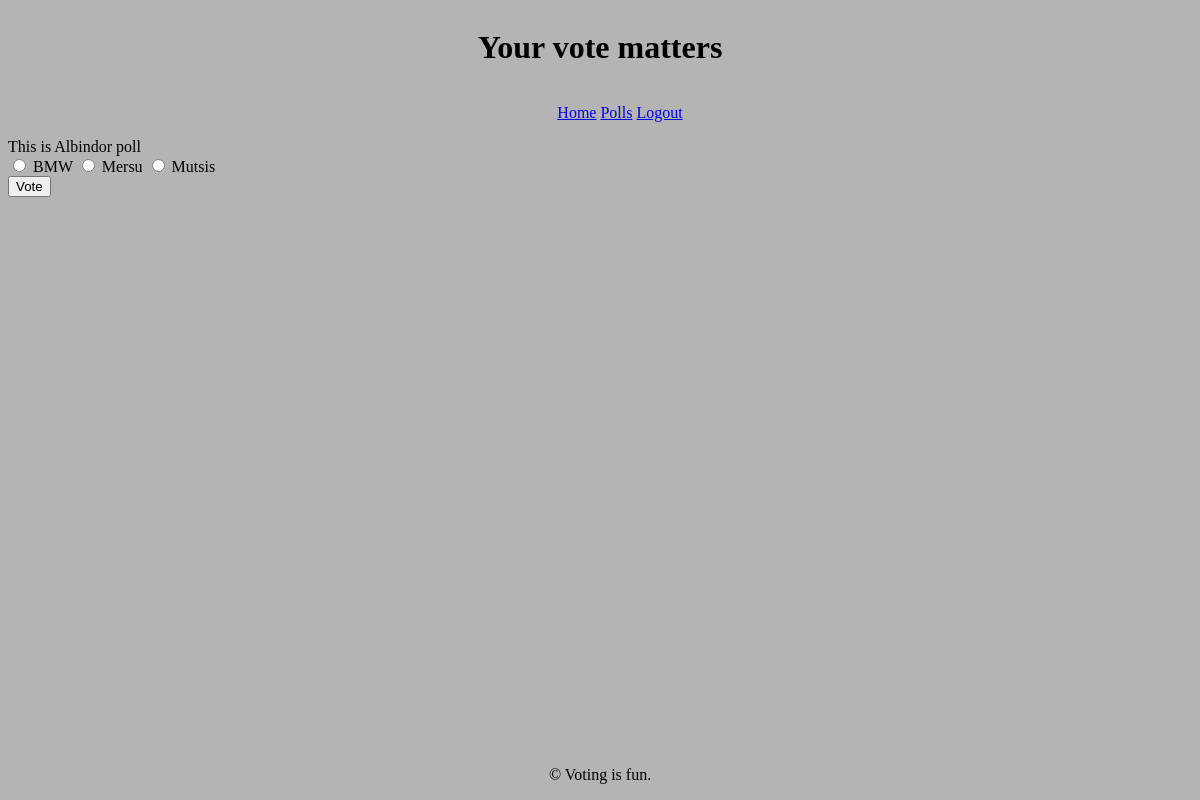
The page /vote/4/ (signed in) on the database as committed earlier.
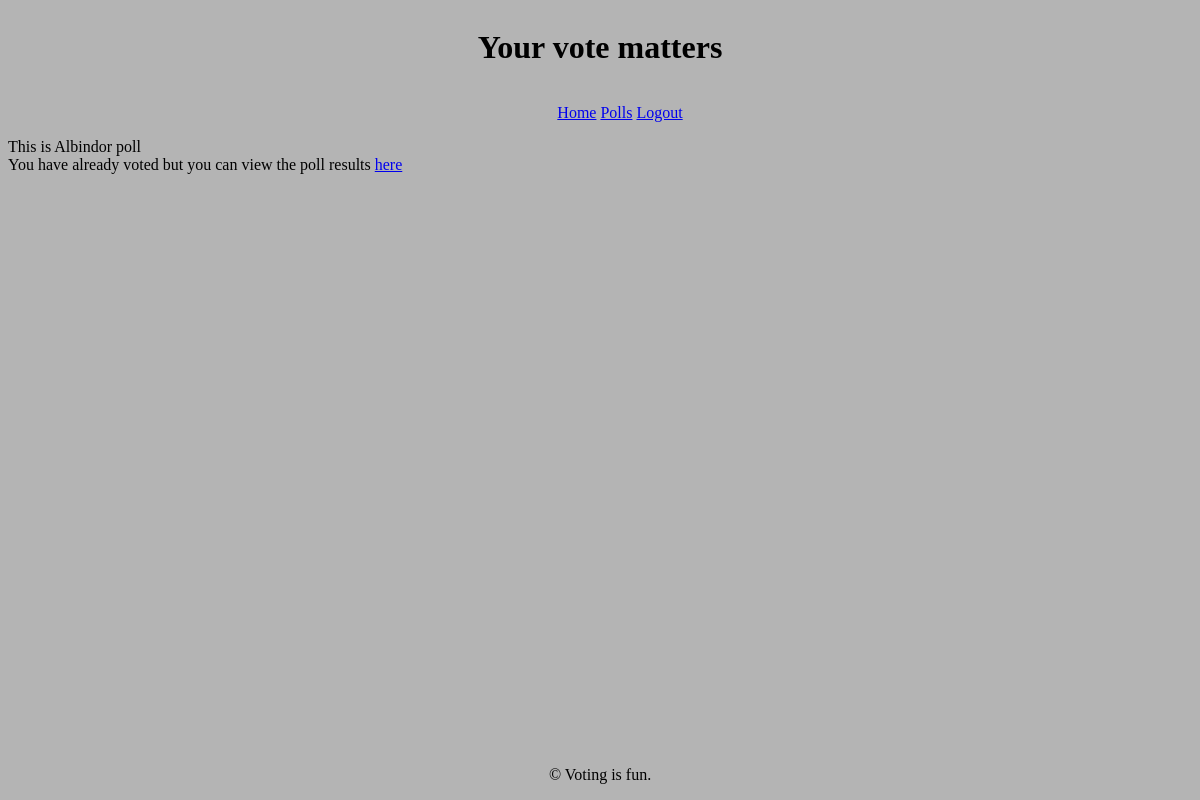
The same page on the database as committed later.
### polls/models.py (models this page shows, shortened)
class Poll(models.Model):
    question = models.CharField(max_length=255, blank=False, null=False)
    option_one = models.CharField(max_length=50)
    option_two = models.CharField(max_length=50)
    option_three = models.CharField(max_length=50)
    option_one_votes = models.IntegerField(default=0)
    option_two_votes = models.IntegerField(default=0)
    option_three_votes = models.IntegerField(default=0)
    user_has_voted = models.BooleanField(default=False)
    user = models.ForeignKey(CustomUser, on_delete=models.CASCADE)

### polls/views.py (the view, shortened to what this page needs)
# urls.py: path('vote/<poll_id>/', views.vote_view, name='vote'),
@csrf_protect
@login_required(login_url='login')
def vote_view(request, poll_id):
    poll = Poll.objects.get(pk=poll_id)
    context =  {
        'poll': poll ,
        'has_voted': poll.user_has_voted,
    }
    if poll.user_has_voted:
            return render(request, 'polls/vote.html', context)
    return render(request, 'polls/vote.html', context)

### polls/templates/polls/vote.html (shortened to what this page needs)
{% extends "polls/base.html" %}
{% block content %}
<form method="POST">
    <div class="vote-poll">
        <div class="question-title">
            {{ poll.question }}
        </div>
        {% if not poll.user_has_voted %}
        <div class="radio">
            <label>
                <input type="radio" name="poll" value="option1">
                {{ poll.option_one }}
            </label>
            <label>
                <input type="radio" name="poll" value="option2">
                {{ poll.option_two }}
            </label>
            <label>
                <input type="radio" name="poll" value="option3">
                {{ poll.option_three }}
            </label>
        </div>
    <button type="submit">Vote</button>
    {% else %}
    <span>You have already voted but you can view the poll results</span>
    <a href="{% url 'results' poll.id %}">here</a>
    {% endif %}
    </div>
</form>
{% endblock %}

### polls/templates/polls/base.html (shortened to what this page needs)
{% load static %}
<!DOCTYPE html>
<html lang="en">
<head>
    <link rel="stylesheet" href="{% static 'base.css' %}">
    <link rel="stylesheet" href="{% static 'forms.css' %}">
</head>
<body>
    <header class="base-header">
        <h1>Your vote matters</h1>
    </header>
        <div class="bar">
            <ul>
                {% if user.is_authenticated %}
                    <a href="{% url 'home' %}">Home</a>
                    <a href="{% url 'polls' %}">Polls</a>
                    <a href="{% url 'logout' %}">Logout</a>
                {% else %}
                    <a href="{% url 'login' %}">Login</a>
                    <a href="{% url 'register' %}">Register</a>
                {% endif %}
            </ul>
        </div>
    <main>
        {% block content %}{% endblock %}
    </main>
    <footer class="footer">
        <p>&copy; Voting is fun.</p>
    </footer>
</body>
</html>

### polls/static/base.css (style rules this page uses)
body { background-color: rgb(180, 180, 180); display: flex; flex-direction: column; }
.base-header { display: flex; flex-direction: column; align-items: center; }
.footer { display: flex; justify-content: center; align-items: center; position: absolute; bottom: 0; left: 50%; transform: translateX(-50%); }
.bar { text-align: center; display: flex; align-items: center; justify-content: center; }

Rows that differ between the two databases and show on the page:
changed Poll "This is Albindor poll": user_has_voted False → True (drawn); option_one "BMW" → (not shown); option_two "Mersu" → (not shown); option_three "Mutsis" → (not shown)
Other text that changed with them:
form field poll: "☐ BMW" → (not shown)
form field poll: "☐ Mersu" → (not shown)
form field poll: "☐ Mutsis" → (not shown)
text no longer shown: "Vote"
text now shown: "You have already voted but you can view the poll results here"
